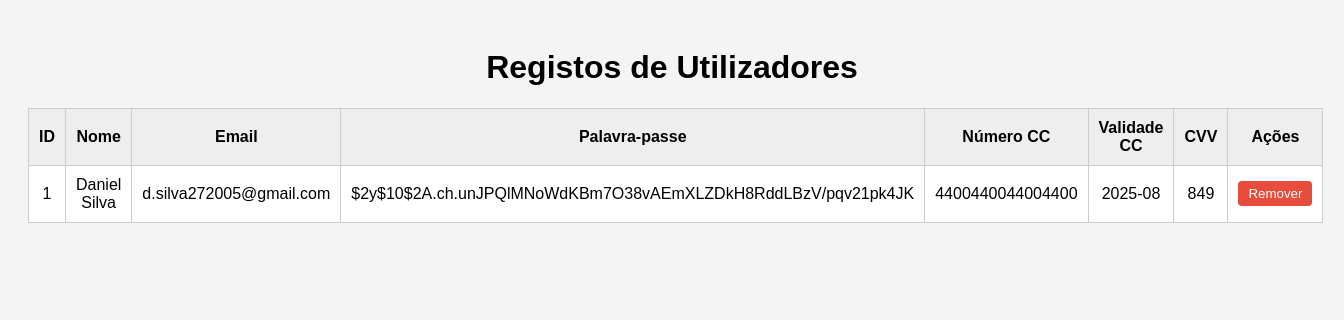
The app's page /WebSite/php_scripts/list_users.php, older data.
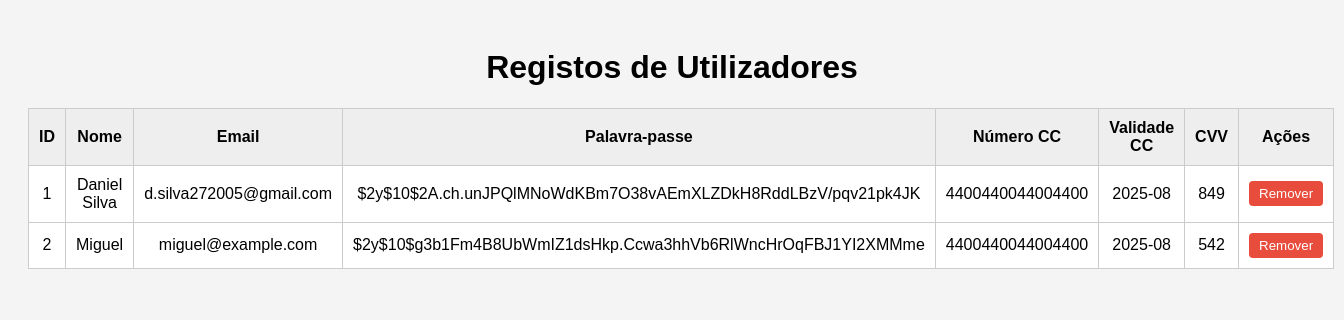
The same page, newer data.
### tables this page shows
CREATE TABLE dados_cliente (
        user_id INTEGER PRIMARY KEY AUTOINCREMENT,
        nome TEXT NOT NULL,
        email TEXT NOT NULL,
        palavrapasse TEXT NOT NULL,
        num_cc INTEGER,
        validade_cc TEXT NOT NULL,
        cvv_cc INTEGER
    );

### WebSite/php_scripts/list_users.php (the view, shortened to what this page needs)
<?php
try {
    $db = new SQLite3('../../DataBase/venda_bilhetes.db');
    $results = $db->query("SELECT user_id, nome, email, palavrapasse, num_cc, validade_cc, cvv_cc FROM dados_cliente");
    echo "<!DOCTYPE html>
    <html lang='pt'>
    <head>
        <meta charset='UTF-8'>
        <title>Lista de Utilizadores</title>
        <style>
            body {
                font-family: Arial, sans-serif;
                background-color: #f4f4f4;
                padding: 20px;
            }
            h1 {
                text-align: center;
            }
            table {
                width: 90%;
                margin: auto;
                border-collapse: collapse;
                background-color: white;
            }
            th, td {
                border: 1px solid #ccc;
                padding: 10px;
                text-align: center;
            }
            th {
                background-color: #eee;
            }
            form {
                margin: 0;
            }
            button {
                padding: 5px 10px;
                background-color: #e74c3c;
                color: white;
                border: none;
                border-radius: 4px;
                cursor: pointer;
            }
            button:hover {
                background-color: #c0392b;
            }
        </style>
    </head>
    <body>
        <h1>Registos de Utilizadores</h1>
        <table>
            <tr>
                <th>ID</th>
                <th>Nome</th>
                <th>Email</th>
                <th>Palavra-passe</th>
                <th>Número CC</th>
                <th>Validade CC</th>
                <th>CVV</th>
                <th>Ações</th>
            </tr>";
    while ($row = $results->fetchArray(SQLITE3_ASSOC)) {
        echo "<tr>
                <td>" . htmlspecialchars($row['user_id']) . "</td>
                <td>" . htmlspecialchars($row['nome']) . "</td>
                <td>" . htmlspecialchars($row['email']) . "</td>
                <td>" . htmlspecialchars($row['palavrapasse']) . "</td>
                <td>" . htmlspecialchars($row['num_cc']) . "</td>
                <td>" . htmlspecialchars($row['validade_cc']) . "</td>
                <td>" . htmlspecialchars($row['cvv_cc']) . "</td>
                <td>
                    <form method='POST' onsubmit=\"return confirm('Tem a certeza que quer remover este utilizador?');\">
                        <input type='hidden' name='user_id' value='" . $row['user_id'] . "'>
                        <button type='submit' name='remover'>Remover</button>
                    </form>
                </td>
              </tr>";
    }
    echo "</table></body></html>";
} catch (Exception $e) {
    echo "Erro ao aceder à base de dados: " . $e->getMessage();
}
?>

Row changes from the older to the newer data that the page shows:
added dados_cliente: user_id "2", nome "Miguel", email "miguel@example.com", palavrapasse "$2y$10$g3b1Fm4B8UbWmIZ1dsHkp.Ccwa3hhVb6RlWncHrOqFBJ1YI2XMMme", num_cc "4400440044004400", validade_cc "2025-08", cvv_cc "542"
